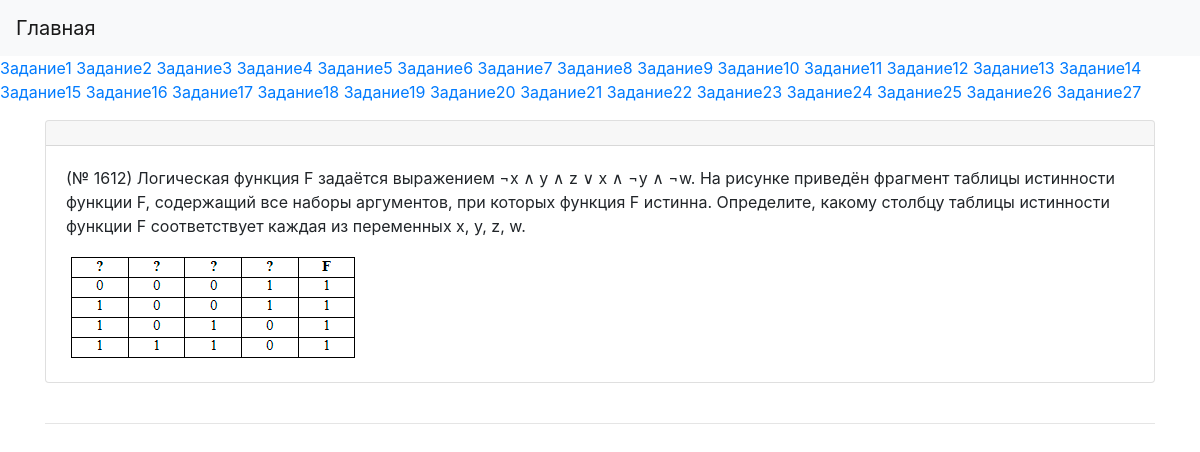
/task2/, run on the app's committed database.
### generator/models.py (models this page shows)
class Task2(models.Model):
    title = models.CharField(max_length=100, default='Задание 2', blank=True)
    content = models.TextField(blank=True, verbose_name='Задание')
    photo = models.ImageField(upload_to='photos/%Y/%m/%d', blank=True, verbose_name='Фото к заданию')
    answer = models.TextField(verbose_name='Ответ', blank=True)
    file = models.FileField(upload_to='files/%Y/%m/%d', blank=True, verbose_name='Файл к заданию')
    def __str__(self):
        return self.content
    class Meta:
        verbose_name = 'Задание 2'
        verbose_name_plural = 'Задание 2'

### generator/views.py (the view)
# urls.py: path('task<int:num>/', get_task, name='get_task'),
def get_task(request, num):
    tasks = all_models[num].objects.all()
    all_tasks = {}
    counter = 0
    for i in tasks:
        counter += 1
        all_tasks[f"task{counter}"] = i
    print(all_tasks)
    context = {'tasks': all_tasks}
    return render(request, 'generator/task.html', context)

### generator/templates/generator/task.html (shortened to what this page needs)
{% extends 'base.html' %}
{% block content %}
{% for i, j in tasks.items %}
<div class="card">
        <div class="card-header">
        </div>
        <div class="card-body">
            <p>{{ j|safe }}</p>
            <div class="media">
                {% if j.photo %}
                <img src="{{ j.photo.url }}" alt="" class="float-left mr-3">
                {% endif %}
            </div>
        </div>
    </div>
<br>
<hr>
{% endfor %}
{% endblock %}

### data on the page
Task2: content "(№ 1612) Логическая функция F задаётся выражением ¬x ∧ y ∧ z ∨ x ∧ ¬y ∧ ¬w. На рисунке приведён фрагмент таблицы истинности функции F, содержащий все наборы аргументов, при которых функция F истинна. Определите, какому столбцу таблицы истинности функции F соответствует каждая из переменных x, y, z, w.", photo (picture)
